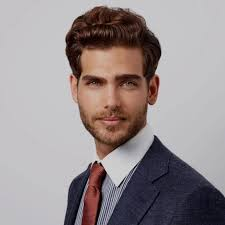
#> input picture download.jpg, 225 x 225 px
$ python prac6.py
#> lines starting #> are read from the running program, lines starting #| are printed output that depends on the picture
#Rotate Image

import cv2
import numpy as np
img= cv2.imread("download.jpg")
#> img is the input picture: shape (225, 225, 3); mean B, G, R 144.2, 143.1, 152.4
height ,width= img.shape[:2]
#> height = 225; width = 225

rotation_matrix= cv2.getRotationMatrix2D((width/2, height/2), 75, .6)
rotated_image= cv2.warpAffine(img, rotation_matrix, (width,height))
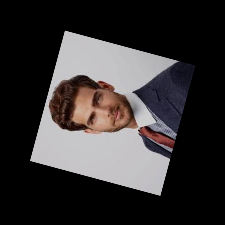
#> rotated_image: shape (225, 225, 3); mean B, G, R 51.9, 51.5, 54.9

cv2.imshow("rotated image", rotated_image)
cv2.imshow("orignal image", img)

cv2.waitKey(0)


#Transpose (Roatate 2 90 degress without information loss)

rotate_img= cv2.transpose(img)
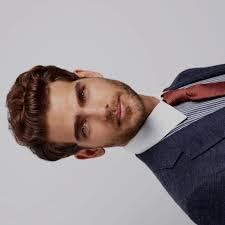
#> rotate_img: shape (225, 225, 3); mean B, G, R 144.2, 143.1, 152.4
cv2.imshow("Transpose image", rotate_img)
cv2.waitKey(0)

cv2.destroyAllWindows()
